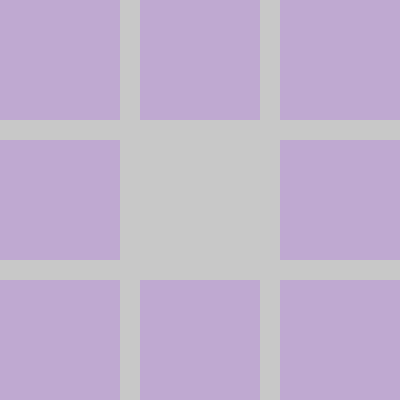
Frame 1 (no input)
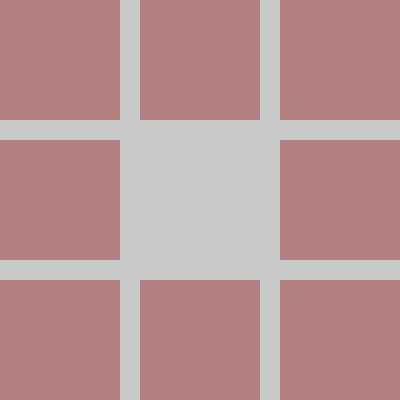
Frame 60 (the mouse pressed at the canvas centre just before this capture)
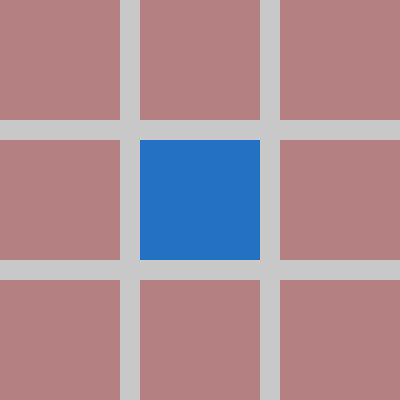
Frame 120 (the mouse held since frame 60 and released just before this capture)

The Processing sketch that drew these frames (run headless with seeded random() and noise(); from frame 60 on, the mouse is pressed at the canvas centre):

// Processing sketch: processing_139285
// ── processing_139285.pde

void setup() { 
  size(400, 400);
  background(200); 
   
}
 
void draw() { 
  noStroke();
  fill(random(250), random(250), random(250), random(250));
   
  if(mousePressed == true) {
    rect(140, 140, 120, 120);;
    
  }
  else {
    rect(0, 140, 120, 120);
    rect(140, 0, 120, 120);
    rect(280, 0, 120, 120);
    rect(0, 280, 120, 120);
    rect(280, 140, 120, 120);
    rect(140, 280, 120, 120);
    rect(280, 280, 120, 120);
    rect(0, 0, 120, 120);
  }
}
